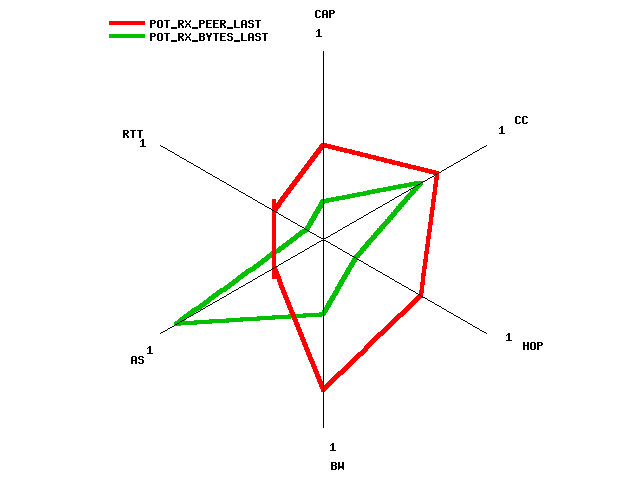

Write the gnuplot code that produced this figure.
#! xgp -wp

set terminal png
set output 'kiviat.1.png'
set parametric
set xran [-12:12]
set yran [-12:12]
set border 0
set size square
unset xtics
unset ytics

#set cbrange [0:10]
#set cbtics(0,1,2,3,4,5,6,7,8,9,10)

a(x1,y1,x2,y2) = ((y2-y1)/(x2-x1))
b(x1,y1,x2,y2) = (y1-(((y2-y1)/(x2-x1))*x1))

step=2*pi/6
delta=pi/90
unset arrow

N=0
 theta=0*step + pi/6
 x=10*cos(theta)
 y=10*sin(theta)
 set arrow from 0,0 to x,y lw 1 nohead front
 set label 'CC' at 12*cos(theta+delta),12*sin(theta+delta)
 set label '1' at 11*cos(theta+delta), 11*sin(theta+delta)
 rho0=(0.7 + 0.0)/(1 + 0.0)*10.0; # rho=val/max*10
 x0_0=rho0*cos(theta)
 y0_0=rho0*sin(theta)

 rho1=(0.6 + 0.0)/(1 + 0.0)*10.0; # rho=val/max*10
 x0_1=rho1*cos(theta)
 y0_1=rho1*sin(theta)

N=1
 theta=1*step + pi/6
 x=10*cos(theta)
 y=10*sin(theta)
 set arrow from 0,0 to x,y lw 1 nohead front
 set label 'CAP' at 12*cos(theta+delta),12*sin(theta+delta)
 set label '1' at 11*cos(theta+delta), 11*sin(theta+delta)
 rho0=(0.5 + 0.0)/(1 + 0.0)*10.0; # rho=val/max*10
 x1_0=rho0*cos(theta)
 y1_0=rho0*sin(theta)

 rho1=(0.2 + 0.0)/(1 + 0.0)*10.0; # rho=val/max*10
 x1_1=rho1*cos(theta)
 y1_1=rho1*sin(theta)

N=2
 theta=2*step + pi/6
 x=10*cos(theta)
 y=10*sin(theta)
 set arrow from 0,0 to x,y lw 1 nohead front
 set label 'RTT' at 12*cos(theta+delta),12*sin(theta+delta)
 set label '1' at 11*cos(theta+delta), 11*sin(theta+delta)
 rho0=(0.3 + 0.0)/(1 + 0.0)*10.0; # rho=val/max*10
 x2_0=rho0*cos(theta)
 y2_0=rho0*sin(theta)

 rho1=(0.1 + 0.0)/(1 + 0.0)*10.0; # rho=val/max*10
 x2_1=rho1*cos(theta)
 y2_1=rho1*sin(theta)

N=3
 theta=3*step + pi/6
 x=10*cos(theta)
 y=10*sin(theta)
 set arrow from 0,0 to x,y lw 1 nohead front
 set label 'AS' at 12*cos(theta+delta),12*sin(theta+delta)
 set label '1' at 11*cos(theta+delta), 11*sin(theta+delta)
 rho0=(0.3 + 0.0)/(1 + 0.0)*10.0; # rho=val/max*10
 x3_0=rho0*cos(theta)
 y3_0=rho0*sin(theta)

 rho1=(0.9 + 0.0)/(1 + 0.0)*10.0; # rho=val/max*10
 x3_1=rho1*cos(theta)
 y3_1=rho1*sin(theta)

N=4
 theta=4*step + pi/6
 x=10*cos(theta)
 y=10*sin(theta)
 set arrow from 0,0 to x,y lw 1 nohead front
 set label 'BW' at 12*cos(theta+delta),12*sin(theta+delta)
 set label '1' at 11*cos(theta+delta), 11*sin(theta+delta)
 rho0=(0.8 + 0.0)/(1 + 0.0)*10.0; # rho=val/max*10
 x4_0=rho0*cos(theta)
 y4_0=rho0*sin(theta)

 rho1=(0.4 + 0.0)/(1 + 0.0)*10.0; # rho=val/max*10
 x4_1=rho1*cos(theta)
 y4_1=rho1*sin(theta)

N=5
 theta=5*step + pi/6
 x=10*cos(theta)
 y=10*sin(theta)
 set arrow from 0,0 to x,y lw 1 nohead front
 set label 'HOP' at 12*cos(theta+delta),12*sin(theta+delta)
 set label '1' at 11*cos(theta+delta), 11*sin(theta+delta)
 rho0=(0.6 + 0.0)/(1 + 0.0)*10.0; # rho=val/max*10
 x5_0=rho0*cos(theta)
 y5_0=rho0*sin(theta)

 rho1=(0.2 + 0.0)/(1 + 0.0)*10.0; # rho=val/max*10
 x5_1=rho1*cos(theta)
 y5_1=rho1*sin(theta)

set multiplot

plot [t=x0_1:x1_1]t,a(x0_1,y0_1,x1_1,y1_1)*t + b(x0_1,y0_1,x1_1,y1_1) t '' w l lt 1 lc 2 lw 4 

plot [t=x0_0:x1_0]t,a(x0_0,y0_0,x1_0,y1_0)*t + b(x0_0,y0_0,x1_0,y1_0) t '' w l lt 1 lc 1 lw 4 

plot [t=x1_1:x2_1]t,a(x1_1,y1_1,x2_1,y2_1)*t + b(x1_1,y1_1,x2_1,y2_1) t '' w l lt 1 lc 2 lw 4 

plot [t=x1_0:x2_0]t,a(x1_0,y1_0,x2_0,y2_0)*t + b(x1_0,y1_0,x2_0,y2_0) t '' w l lt 1 lc 1 lw 4 

plot [t=x2_1:x3_1]t,a(x2_1,y2_1,x3_1,y3_1)*t + b(x2_1,y2_1,x3_1,y3_1) t '' w l lt 1 lc 2 lw 4 

plot [t=x2_0:x3_0]t,a(x2_0,y2_0,x3_0,y3_0)*t + b(x2_0,y2_0,x3_0,y3_0) t '' w l lt 1 lc 1 lw 4 

plot [t=x3_1:x4_1]t,a(x3_1,y3_1,x4_1,y4_1)*t + b(x3_1,y3_1,x4_1,y4_1) t '' w l lt 1 lc 2 lw 4 

plot [t=x3_0:x4_0]t,a(x3_0,y3_0,x4_0,y4_0)*t + b(x3_0,y3_0,x4_0,y4_0) t '' w l lt 1 lc 1 lw 4 

plot [t=x4_1:x5_1]t,a(x4_1,y4_1,x5_1,y5_1)*t + b(x4_1,y4_1,x5_1,y5_1) t '' w l lt 1 lc 2 lw 4 

plot [t=x4_0:x5_0]t,a(x4_0,y4_0,x5_0,y5_0)*t + b(x4_0,y4_0,x5_0,y5_0) t '' w l lt 1 lc 1 lw 4 

plot [t=x5_1:x0_1]t,a(x5_1,y5_1,x0_1,y0_1)*t + b(x5_1,y5_1,x0_1,y0_1) t '' w l lt 1 lc 2 lw 4 

plot [t=x5_0:x0_0]t,a(x5_0,y5_0,x0_0,y0_0)*t + b(x5_0,y5_0,x0_0,y0_0) t '' w l lt 1 lc 1 lw 4 

set key left top Lef rev; plot [t=0:0] (1/0),(1/0) t 'POT_RX_PEER_LAST' w l lt 1 lc 1 lw 4 ,(1/0),(1/0) t  'POT_RX_BYTES_LAST' w l lt 1 lc 2 lw 4
unset multiplot
